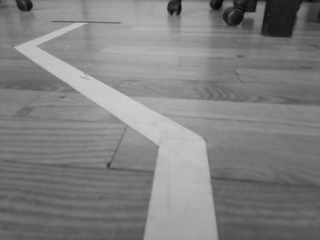
%> input picture Matlab/image analysis/test1_001.png, 320 x 240 px, given in place of test1_031.png, which was not available
$ octave test1.m   (GNU Octave 9; MATLAB toolbox functions it lacks are replaced by stand-ins)
%> lines starting %> are read from the running program, lines starting %| are printed output that depends on the picture; in (x1, y1, x2, y2) boxes, pixels count from 0 and x2, y2 are one past the last pixel; in counts of white or black regions, pixels touching at a corner belong together; the program's own positions count from 1; pictures that were not available may be replaced by others from this repository, and a replacement may not be noted
% Image Analysis Projcet
% Imma Mart韓ez 17/03/2019

close all;
clear all;
clc;
%n=13;
%n=[4 5 13 23 26 41 46 53];
% n=6;
 n=[31]
%n=[1 2 3 4 5 6 7 8 9 10];


for i=1:length(n)

Imagename = sprintf('test1_%03d.png', n(i));
I=imread(Imagename);
%> I is the input picture: size 240x320 uint8; min 9, max 205, mean 128

%% Transfrom to gray level
if n<51
    I = rgb2gray(I);
end

%% Resize to 320 pixels
s=size(I);
%> s = [240 320]
factor=320/max(s);
%> factor = 1
I2=imresize(I,factor);
newname = sprintf('pic_img_%03d.png', n(i))
imwrite(I2,newname);


%% Mean filter

%% Hist strech

I3=double(I2);

%Max and min from directly the data of image (matrix)
vmax=max(max(I3));
%> vmax = 205
vmin=min(min(I3));
%> vmin = 9

%Max and min desireds
vmax_d=255;
vmin_d=0;

I3=(vmax_d-vmin_d)/(vmax-vmin)*(I2-vmin)+vmin_d;
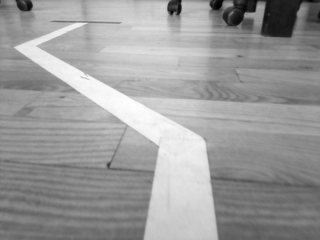
%> I3: size 240x320 uint8; min 0, max 255, mean 154.9
I3=uint8(I3);

%% Gamma Mapping
gamma=2.5;
I4=double(I3);
I4=((I4/255).^gamma)*255;
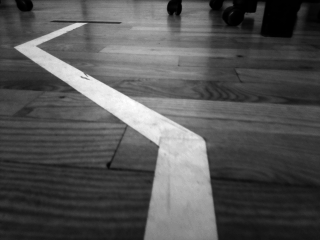
%> I4: size 240x320 double; min 0, max 255, mean 84.2
I4=uint8(I4);
%> I4: size 240x320 uint8

figure
subplot(2,3,1)
imshow(I);
subplot(2,3,4)
imhist(I);
subplot(2,3,2)
imshow(I3);
subplot(2,3,5)
imhist(I3);
subplot(2,3,3)
imshow(I4);
subplot(2,3,6)
imhist(I4);
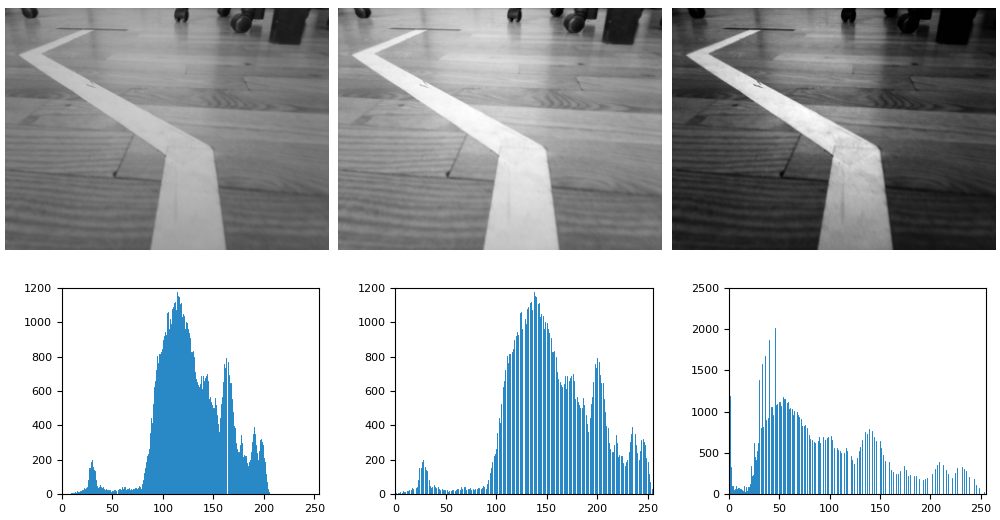
%> figure redrawn from the program's plot data, 6 panels

%% Edge detection & Thresholding

level=graythresh(I4);
%> level = 0.412
level*255
%> ans = 105
%I5_2 = imbinarize(I4,level);
%figure
%subplot(1,2,1)
level=0.6;
I5 = edge(I4,'Canny',level);   %with gamma
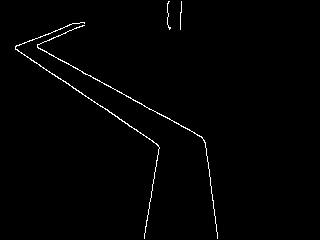
%> I5: size 240x320 logical; 1.1% white in thin lines or dots, all inside (x1, y1, x2, y2) = (15, 1, 218, 239)
% [4 lines of commented-out code are left out]

%% BLOB
I6 = bwlabel(I5); % apply bwlabel with 8-neighbours
%> I6: size 240x320 double; 5 distinct labels, from 0 to 4

% Eliminate Blobs with area <80
stats8=regionprops(I6,'Area');
%> stats8 = 4 regions; Area: 396, 389, 34, 30
A=[stats8.Area];
%> A = [396 389 34 30]
idx=find([stats8.Area]>80);
%> idx = [1 2]
I7=ismember(I6,idx);
%> I7: size 240x320 logical; 1% white in thin lines or dots, all inside (x1, y1, x2, y2) = (15, 22, 218, 239)


I7=bwlabel(I7);
%> I7: size 240x320 double; 3 distinct labels, from 0 to 2
stats8=regionprops(I7,'Area','BoundingBox');
%> stats8 = 2 regions; box (x1, y1, x2, y2) and Area: (15, 22, 160, 239) 396, (37, 25, 218, 239) 389
A=[stats8.Area];
%> A = [396 389]
B=[stats8.BoundingBox];
%> B = [15.5 22.5 145 217 37.5 25.5 181 214]


numB(i)=max(max(I6));
numB2(i)=max(max(I7));

%Bounding box

figure
subplot(2,2,1)
imshow(I5);
subplot(2,2,2)
imagesc(I6);
subplot(2,2,3)
imagesc(I7);
hold on
for s=1:numB2(i)
rectangle('Position', stats8(s).BoundingBox,'EdgeColor','k');
end
%> this loop made 2 passes
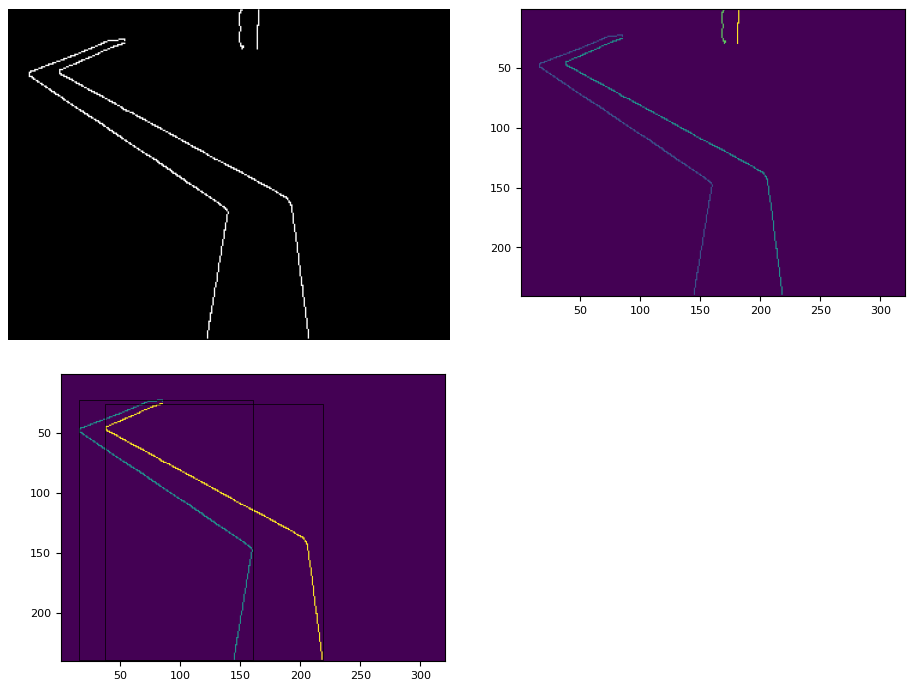
%> figure redrawn from the program's plot data, 3 panels
subplot(2,2,4)

end

$ run again, on Matlab/image analysis/test1_002.png
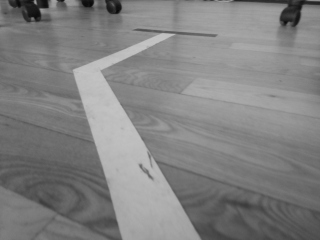
%> input picture Matlab/image analysis/test1_002.png, 320 x 240 px, given in place of test1_031.png, which was not available
%> I is the input picture: size 240x320 uint8; min 8, max 195, mean 129.2
%> vmax = 195
%> vmin = 8
%> level = 0.451
%> ans = 115
%> `I5 = edge(I4,'Canny',level);`:
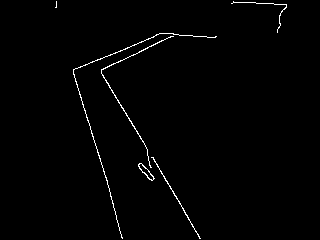
%> I5: size 240x320 logical; 1.1% white in thin lines or dots, all inside (x1, y1, x2, y2) = (55, 1, 287, 239)
%> I6: size 240x320 double; 7 distinct labels, from 0 to 6
%> `stats8=regionprops(I6,'Area');`: stats8 = 6 regions; Area: 350, 225, 117, 92, 59, 8
%> `A=[stats8.Area];`: A = [8 350 225 59 117 92]
%> idx = [2 3 5 6]
%> `stats8=regionprops(I7,'Area','BoundingBox');`: stats8 = 4 regions; box (x1, y1, x2, y2) and Area: (73, 33, 217, 239) 350, (101, 36, 174, 168) 225, (151, 157, 201, 239) 117, (231, 1, 287, 33) 92
%> `A=[stats8.Area];`: A = [350 225 117 92]
%> B = [73.5 33.5 144 206 101.5 36.5 73 132 151.5 157.5 50 82 231.5 1.5 56 32]
%> the loop `for s=1:numB2(i)` made 4 passes
%> after the loop `for s=1:numB2(i)`:
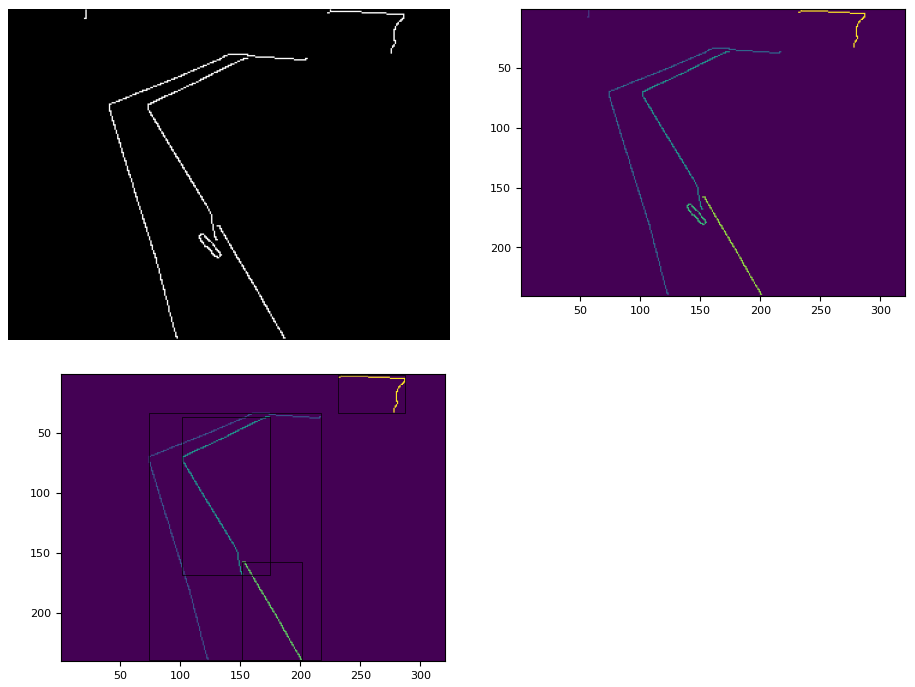
%> figure redrawn from the program's plot data, 3 panels
